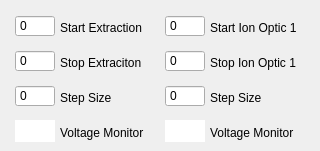
   <widget class="QWidget" name="Detection">
    <attribute name="title">
     <string>Detection</string>
    </attribute>
    <widget class="QSpinBox" name="inp_startFieldDet">
     <property name="geometry">
      <rect>
       <x>15</x>
       <y>15</y>
       <width>40</width>
       <height>22</height>
      </rect>
     </property>
     <property name="sizePolicy">
      <sizepolicy hsizetype="Fixed" vsizetype="Fixed">
       <horstretch>0</horstretch>
       <verstretch>0</verstretch>
      </sizepolicy>
     </property>
     <property name="maximumSize">
      <size>
       <width>40</width>
       <height>16777215</height>
      </size>
     </property>
     <property name="font">
      <font>
       <weight>50</weight>
       <bold>false</bold>
      </font>
     </property>
     <property name="mouseTracking">
      <bool>true</bool>
     </property>
     <property name="wrapping">
      <bool>false</bool>
     </property>
     <property name="frame">
      <bool>true</bool>
     </property>
     <property name="buttonSymbols">
      <enum>QAbstractSpinBox::NoButtons</enum>
     </property>
     <property name="keyboardTracking">
      <bool>true</bool>
     </property>
     <property name="minimum">
      <number>0</number>
     </property>
     <property name="maximum">
      <number>5000</number>
     </property>
     <property name="value">
      <number>0</number>
     </property>
    </widget>
    <widget class="QSpinBox" name="inp_stopIonDet">
     <property name="geometry">
      <rect>
       <x>165</x>
       <y>50</y>
       <width>40</width>
       <height>22</height>
      </rect>
     </property>
     <property name="sizePolicy">
      <sizepolicy hsizetype="Fixed" vsizetype="Fixed">
       <horstretch>0</horstretch>
       <verstretch>0</verstretch>
      </sizepolicy>
     </property>
     <property name="minimumSize">
      <size>
       <width>40</width>
       <height>22</height>
      </size>
     </property>
     <property name="maximumSize">
      <size>
       <width>40</width>
       <height>16777215</height>
      </size>
     </property>
     <property name="font">
      <font>
       <weight>50</weight>
       <bold>false</bold>
      </font>
     </property>
     <property name="mouseTracking">
      <bool>true</bool>
     </property>
     <property name="wrapping">
      <bool>false</bool>
     </property>
     <property name="frame">
      <bool>true</bool>
     </property>
     <property name="buttonSymbols">
      <enum>QAbstractSpinBox::NoButtons</enum>
     </property>
     <property name="keyboardTracking">
      <bool>true</bool>
     </property>
     <property name="maximum">
      <number>2000</number>
     </property>
     <property name="singleStep">
      <number>1</number>
     </property>
    </widget>
    <widget class="QTextBrowser" name="out_voltMonDet1">
     <property name="geometry">
      <rect>
       <x>15</x>
       <y>120</y>
       <width>40</width>
       <height>22</height>
      </rect>
     </property>
     <property name="sizePolicy">
      <sizepolicy hsizetype="Fixed" vsizetype="Fixed">
       <horstretch>0</horstretch>
       <verstretch>0</verstretch>
      </sizepolicy>
     </property>
     <property name="minimumSize">
      <size>
       <width>40</width>
       <height>22</height>
      </size>
     </property>
     <property name="font">
      <font>
       <weight>50</weight>
       <bold>false</bold>
      </font>
     </property>
     <property name="acceptDrops">
      <bool>false</bool>
     </property>
     <property name="frameShape">
      <enum>QFrame::NoFrame</enum>
     </property>
     <property name="frameShadow">
      <enum>QFrame::Plain</enum>
     </property>
     <property name="html">
      <string>&lt;!DOCTYPE HTML PUBLIC &quot;-//W3C//DTD HTML 4.0//EN&quot; &quot;http://www.w3.org/TR/REC-html40/strict.dtd&quot;&gt;
&lt;html&gt;&lt;head&gt;&lt;meta name=&quot;qrichtext&quot; content=&quot;1&quot; /&gt;&lt;style type=&quot;text/css&quot;&gt;
p, li { white-space: pre-wrap; }
&lt;/style&gt;&lt;/head&gt;&lt;body style=&quot; font-family:'Tahoma'; font-size:8pt; font-weight:400; font-style:normal;&quot;&gt;
&lt;p style=&quot;-qt-paragraph-type:empty; margin-top:0px; margin-bottom:0px; margin-left:0px; margin-right:0px; -qt-block-indent:0; text-indent:0px;&quot;&gt;&lt;br /&gt;&lt;/p&gt;&lt;/body&gt;&lt;/html&gt;</string>
     </property>
    </widget>
    <widget class="QSpinBox" name="inp_incrIonDet">
     <property name="geometry">
      <rect>
       <x>165</x>
       <y>85</y>
       <width>40</width>
       <height>22</height>
      </rect>
     </property>
     <property name="sizePolicy">
      <sizepolicy hsizetype="Fixed" vsizetype="Fixed">
       <horstretch>0</horstretch>
       <verstretch>0</verstretch>
      </sizepolicy>
     </property>
     <property name="minimumSize">
      <size>
       <width>40</width>
       <height>22</height>
      </size>
     </property>
     <property name="maximumSize">
      <size>
       <width>40</width>
       <height>16777215</height>
      </size>
     </property>
     <property name="font">
      <font>
       <weight>50</weight>
       <bold>false</bold>
      </font>
     </property>
     <property name="mouseTracking">
      <bool>true</bool>
     </property>
     <property name="wrapping">
      <bool>false</bool>
     </property>
     <property name="frame">
      <bool>true</bool>
     </property>
     <property name="buttonSymbols">
      <enum>QAbstractSpinBox::NoButtons</enum>
     </property>
     <property name="keyboardTracking">
      <bool>true</bool>
     </property>
     <property name="maximum">
      <number>100</number>
     </property>
    </widget>
    <widget class="QLabel" name="label_64">
     <property name="geometry">
      <rect>
       <x>210</x>
       <y>20</y>
       <width>86</width>
       <height>16</height>
      </rect>
     </property>
     <property name="font">
      <font>
       <weight>50</weight>
       <bold>false</bold>
       <kerning>true</kerning>
      </font>
     </property>
     <property name="text">
      <string>Start Ion Optic 1</string>
     </property>
    </widget>
    <widget class="QLabel" name="label_65">
     <property name="geometry">
      <rect>
       <x>60</x>
       <y>125</y>
       <width>101</width>
       <height>16</height>
      </rect>
     </property>
     <property name="font">
      <font>
       <weight>50</weight>
       <bold>false</bold>
      </font>
     </property>
     <property name="text">
      <string>Voltage Monitor</string>
     </property>
     <property name="alignment">
      <set>Qt::AlignLeading|Qt::AlignLeft|Qt::AlignVCenter</set>
     </property>
    </widget>
    <widget class="QLabel" name="label_66">
     <property name="geometry">
      <rect>
       <x>210</x>
       <y>90</y>
       <width>81</width>
       <height>16</height>
      </rect>
     </property>
     <property name="font">
      <font>
       <weight>50</weight>
       <bold>false</bold>
      </font>
     </property>
     <property name="text">
      <string>Step Size</string>
     </property>
    </widget>
    <widget class="QLabel" name="label_67">
     <property name="geometry">
      <rect>
       <x>60</x>
       <y>90</y>
       <width>61</width>
       <height>16</height>
      </rect>
     </property>
     <property name="font">
      <font>
       <weight>50</weight>
       <bold>false</bold>
      </font>
     </property>
     <property name="text">
      <string>Step Size</string>
     </property>
    </widget>
    <widget class="QSpinBox" name="inp_incrFieldDet">
     <property name="geometry">
      <rect>
       <x>15</x>
       <y>85</y>
       <width>40</width>
       <height>22</height>
      </rect>
     </property>
     <property name="sizePolicy">
      <sizepolicy hsizetype="Fixed" vsizetype="Fixed">
       <horstretch>0</horstretch>
       <verstretch>0</verstretch>
      </sizepolicy>
     </property>
     <property name="maximumSize">
      <size>
       <width>40</width>
       <height>16777215</height>
      </size>
     </property>
     <property name="font">
      <font>
       <weight>50</weight>
       <bold>false</bold>
      </font>
     </property>
     <property name="mouseTracking">
      <bool>true</bool>
     </property>
     <property name="wrapping">
      <bool>false</bool>
     </property>
     <property name="frame">
      <bool>true</bool>
     </property>
     <property name="buttonSymbols">
      <enum>QAbstractSpinBox::NoButtons</enum>
     </property>
     <property name="keyboardTracking">
      <bool>true</bool>
     </property>
     <property name="minimum">
      <number>0</number>
     </property>
     <property name="maximum">
      <number>5000</number>
     </property>
     <property name="value">
      <number>0</number>
     </property>
    </widget>
    <widget class="QSpinBox" name="inp_stopFieldDet">
     <property name="geometry">
      <rect>
       <x>15</x>
       <y>50</y>
       <width>40</width>
       <height>22</height>
      </rect>
     </property>
     <property name="sizePolicy">
      <sizepolicy hsizetype="Fixed" vsizetype="Fixed">
       <horstretch>0</horstretch>
       <verstretch>0</verstretch>
      </sizepolicy>
     </property>
     <property name="maximumSize">
      <size>
       <width>40</width>
       <height>16777215</height>
      </size>
     </property>
     <property name="font">
      <font>
       <weight>50</weight>
       <bold>false</bold>
      </font>
     </property>
     <property name="mouseTracking">
      <bool>true</bool>
     </property>
     <property name="wrapping">
      <bool>false</bool>
     </property>
     <property name="frame">
      <bool>true</bool>
     </property>
     <property name="buttonSymbols">
      <enum>QAbstractSpinBox::NoButtons</enum>
     </property>
     <property name="keyboardTracking">
      <bool>true</bool>
     </property>
     <property name="minimum">
      <number>0</number>
     </property>
     <property name="maximum">
      <number>5000</number>
     </property>
     <property name="value">
      <number>0</number>
     </property>
    </widget>
    <widget class="QSpinBox" name="inp_startIonDet">
     <property name="geometry">
      <rect>
       <x>165</x>
       <y>15</y>
       <width>40</width>
       <height>22</height>
      </rect>
     </property>
     <property name="sizePolicy">
      <sizepolicy hsizetype="Fixed" vsizetype="Fixed">
       <horstretch>0</horstretch>
       <verstretch>0</verstretch>
      </sizepolicy>
     </property>
     <property name="minimumSize">
      <size>
       <width>40</width>
       <height>22</height>
      </size>
     </property>
     <property name="maximumSize">
      <size>
       <width>40</width>
       <height>16777215</height>
      </size>
     </property>
     <property name="font">
      <font>
       <weight>50</weight>
       <bold>false</bold>
      </font>
     </property>
     <property name="mouseTracking">
      <bool>true</bool>
     </property>
     <property name="wrapping">
      <bool>false</bool>
     </property>
     <property name="frame">
      <bool>true</bool>
     </property>
     <property name="buttonSymbols">
      <enum>QAbstractSpinBox::NoButtons</enum>
     </property>
     <property name="keyboardTracking">
      <bool>true</bool>
     </property>
     <property name="maximum">
      <number>2000</number>
     </property>
    </widget>
    <widget class="QTextBrowser" name="out_voltMonDet2">
     <property name="geometry">
      <rect>
       <x>165</x>
       <y>120</y>
       <width>40</width>
       <height>22</height>
      </rect>
     </property>
     <property name="sizePolicy">
      <sizepolicy hsizetype="Fixed" vsizetype="Fixed">
       <horstretch>0</horstretch>
       <verstretch>0</verstretch>
      </sizepolicy>
     </property>
     <property name="minimumSize">
      <size>
       <width>40</width>
       <height>22</height>
      </size>
     </property>
     <property name="font">
      <font>
       <weight>50</weight>
       <bold>false</bold>
      </font>
     </property>
     <property name="acceptDrops">
      <bool>false</bool>
     </property>
     <property name="frameShape">
      <enum>QFrame::NoFrame</enum>
     </property>
     <property name="frameShadow">
      <enum>QFrame::Plain</enum>
     </property>
     <property name="html">
      <string>&lt;!DOCTYPE HTML PUBLIC &quot;-//W3C//DTD HTML 4.0//EN&quot; &quot;http://www.w3.org/TR/REC-html40/strict.dtd&quot;&gt;
&lt;html&gt;&lt;head&gt;&lt;meta name=&quot;qrichtext&quot; content=&quot;1&quot; /&gt;&lt;style type=&quot;text/css&quot;&gt;
p, li { white-space: pre-wrap; }
&lt;/style&gt;&lt;/head&gt;&lt;body style=&quot; font-family:'Tahoma'; font-size:8pt; font-weight:400; font-style:normal;&quot;&gt;
&lt;p style=&quot;-qt-paragraph-type:empty; margin-top:0px; margin-bottom:0px; margin-left:0px; margin-right:0px; -qt-block-indent:0; text-indent:0px;&quot;&gt;&lt;br /&gt;&lt;/p&gt;&lt;/body&gt;&lt;/html&gt;</string>
     </property>
    </widget>
    <widget class="QLabel" name="label_68">
     <property name="geometry">
      <rect>
       <x>60</x>
       <y>55</y>
       <width>111</width>
       <height>16</height>
      </rect>
     </property>
     <property name="font">
      <font>
       <weight>50</weight>
       <bold>false</bold>
      </font>
     </property>
     <property name="text">
      <string>Stop Extraciton</string>
     </property>
    </widget>
    <widget class="QLabel" name="label_69">
     <property name="geometry">
      <rect>
       <x>210</x>
       <y>55</y>
       <width>86</width>
       <height>16</height>
      </rect>
     </property>
     <property name="font">
      <font>
       <weight>50</weight>
       <bold>false</bold>
      </font>
     </property>
     <property name="text">
      <string>Stop Ion Optic 1</string>
     </property>
    </widget>
    <widget class="QLabel" name="label_70">
     <property name="geometry">
      <rect>
       <x>60</x>
       <y>20</y>
       <width>106</width>
       <height>16</height>
      </rect>
     </property>
     <property name="font">
      <font>
       <weight>50</weight>
       <bold>false</bold>
      </font>
     </property>
     <property name="text">
      <string>Start Extraction</string>
     </property>
    </widget>
    <widget class="QLabel" name="label_71">
     <property name="geometry">
      <rect>
       <x>210</x>
       <y>125</y>
       <width>101</width>
       <height>16</height>
      </rect>
     </property>
     <property name="font">
      <font>
       <weight>50</weight>
       <bold>false</bold>
      </font>
     </property>
     <property name="text">
      <string>Voltage Monitor</string>
     </property>
     <property name="alignment">
      <set>Qt::AlignLeading|Qt::AlignLeft|Qt::AlignVCenter</set>
     </property>
    </widget>
   </widget>
